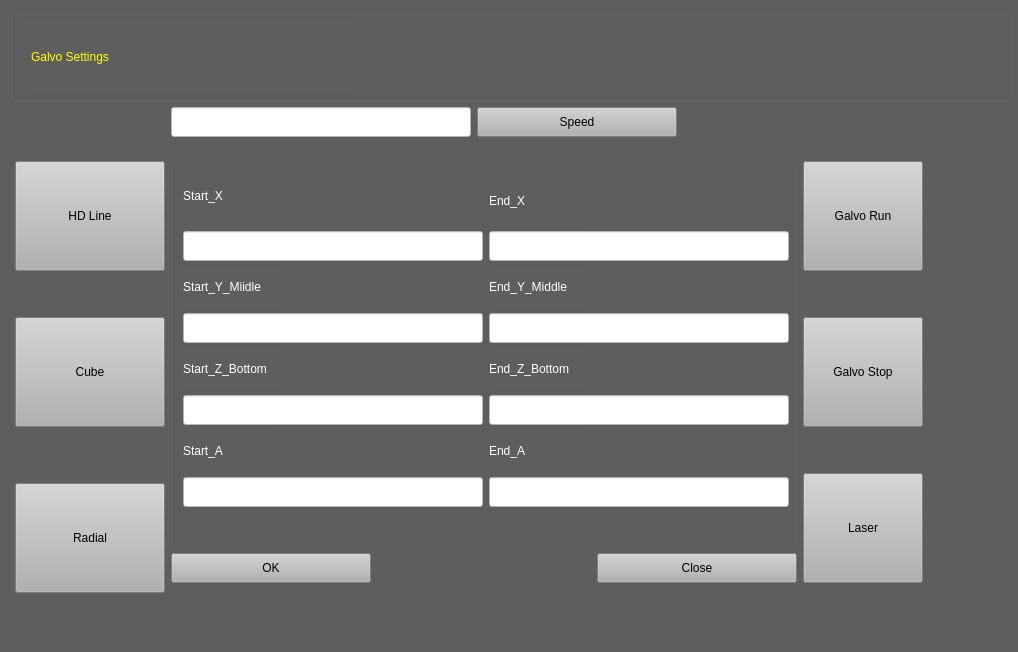
<?xml version="1.0" encoding="UTF-8"?>
<ui version="4.0">
 <class>galvo</class>
 <widget class="QWidget" name="galvo">
  <property name="geometry">
   <rect>
    <x>0</x>
    <y>0</y>
    <width>1018</width>
    <height>652</height>
   </rect>
  </property>
  <property name="minimumSize">
   <size>
    <width>1018</width>
    <height>652</height>
   </size>
  </property>
  <property name="maximumSize">
   <size>
    <width>1018</width>
    <height>652</height>
   </size>
  </property>
  <property name="windowTitle">
   <string>Form</string>
  </property>
  <property name="styleSheet">
   <string notr="true">background-color: rgb(94, 94, 94);</string>
  </property>
  <layout class="QGridLayout" name="gridLayout_3">
   <item row="1" column="1">
    <layout class="QGridLayout" name="gridLayout_6">
     <item row="0" column="0">
      <spacer name="verticalSpacer_11">
       <property name="orientation">
        <enum>Qt::Vertical</enum>
       </property>
       <property name="sizeHint" stdset="0">
        <size>
         <width>20</width>
         <height>40</height>
        </size>
       </property>
      </spacer>
     </item>
     <item row="1" column="1">
      <widget class="QPushButton" name="pushButton_Speed_2">
       <property name="enabled">
        <bool>true</bool>
       </property>
       <property name="minimumSize">
        <size>
         <width>200</width>
         <height>30</height>
        </size>
       </property>
       <property name="maximumSize">
        <size>
         <width>200</width>
         <height>30</height>
        </size>
       </property>
       <property name="styleSheet">
        <string notr="true">font: 75 14pt &quot;Times New Roman&quot;;
background-color: rgb(177, 177, 177);</string>
       </property>
       <property name="text">
        <string>Speed</string>
       </property>
      </widget>
     </item>
     <item row="1" column="2">
      <spacer name="horizontalSpacer_18">
       <property name="orientation">
        <enum>Qt::Horizontal</enum>
       </property>
       <property name="sizeHint" stdset="0">
        <size>
         <width>40</width>
         <height>20</height>
        </size>
       </property>
      </spacer>
     </item>
     <item row="1" column="0">
      <widget class="QLineEdit" name="lineEdit_12">
       <property name="minimumSize">
        <size>
         <width>300</width>
         <height>30</height>
        </size>
       </property>
       <property name="maximumSize">
        <size>
         <width>300</width>
         <height>30</height>
        </size>
       </property>
       <property name="styleSheet">
        <string notr="true">background-color: rgb(255, 255, 255);</string>
       </property>
       <property name="echoMode">
        <enum>QLineEdit::Normal</enum>
       </property>
      </widget>
     </item>
    </layout>
   </item>
   <item row="2" column="1">
    <spacer name="verticalSpacer_3">
     <property name="orientation">
      <enum>Qt::Vertical</enum>
     </property>
     <property name="sizeHint" stdset="0">
      <size>
       <width>20</width>
       <height>76</height>
      </size>
     </property>
    </spacer>
   </item>
   <item row="3" column="0" rowspan="2">
    <layout class="QGridLayout" name="gridLayout">
     <item row="0" column="1" colspan="2">
      <widget class="QPushButton" name="pushButton_HDLine">
       <property name="minimumSize">
        <size>
         <width>150</width>
         <height>110</height>
        </size>
       </property>
       <property name="maximumSize">
        <size>
         <width>100</width>
         <height>110</height>
        </size>
       </property>
       <property name="styleSheet">
        <string notr="true">font: 75 14pt &quot;Times New Roman&quot;;
background-color: rgb(177, 177, 177);</string>
       </property>
       <property name="text">
        <string>HD Line</string>
       </property>
      </widget>
     </item>
     <item row="4" column="1" colspan="2">
      <widget class="QPushButton" name="pushButton_Radial">
       <property name="minimumSize">
        <size>
         <width>150</width>
         <height>110</height>
        </size>
       </property>
       <property name="maximumSize">
        <size>
         <width>80</width>
         <height>90</height>
        </size>
       </property>
       <property name="styleSheet">
        <string notr="true">font: 75 14pt &quot;Times New Roman&quot;;
background-color: rgb(177, 177, 177);</string>
       </property>
       <property name="text">
        <string>Radial</string>
       </property>
      </widget>
     </item>
     <item row="3" column="1">
      <spacer name="verticalSpacer_13">
       <property name="orientation">
        <enum>Qt::Vertical</enum>
       </property>
       <property name="sizeType">
        <enum>QSizePolicy::Minimum</enum>
       </property>
       <property name="sizeHint" stdset="0">
        <size>
         <width>20</width>
         <height>40</height>
        </size>
       </property>
      </spacer>
     </item>
     <item row="1" column="2">
      <spacer name="verticalSpacer_14">
       <property name="orientation">
        <enum>Qt::Vertical</enum>
       </property>
       <property name="sizeType">
        <enum>QSizePolicy::Minimum</enum>
       </property>
       <property name="sizeHint" stdset="0">
        <size>
         <width>20</width>
         <height>40</height>
        </size>
       </property>
      </spacer>
     </item>
     <item row="2" column="1" colspan="2">
      <widget class="QPushButton" name="pushButton_Cube">
       <property name="minimumSize">
        <size>
         <width>150</width>
         <height>110</height>
        </size>
       </property>
       <property name="maximumSize">
        <size>
         <width>100</width>
         <height>110</height>
        </size>
       </property>
       <property name="styleSheet">
        <string notr="true">font: 75 14pt &quot;Times New Roman&quot;;
background-color: rgb(177, 177, 177);</string>
       </property>
       <property name="text">
        <string>Cube</string>
       </property>
      </widget>
     </item>
     <item row="0" column="0">
      <spacer name="horizontalSpacer">
       <property name="orientation">
        <enum>Qt::Horizontal</enum>
       </property>
       <property name="sizeHint" stdset="0">
        <size>
         <width>40</width>
         <height>20</height>
        </size>
       </property>
      </spacer>
     </item>
    </layout>
   </item>
   <item row="4" column="1">
    <layout class="QHBoxLayout" name="horizontalLayout">
     <item>
      <widget class="QPushButton" name="pushButton_ok">
       <property name="minimumSize">
        <size>
         <width>200</width>
         <height>30</height>
        </size>
       </property>
       <property name="maximumSize">
        <size>
         <width>150</width>
         <height>30</height>
        </size>
       </property>
       <property name="styleSheet">
        <string notr="true">font: 75 14pt &quot;Times New Roman&quot;;
background-color: rgb(177, 177, 177);</string>
       </property>
       <property name="text">
        <string>OK</string>
       </property>
      </widget>
     </item>
     <item>
      <spacer name="horizontalSpacer_2">
       <property name="orientation">
        <enum>Qt::Horizontal</enum>
       </property>
       <property name="sizeHint" stdset="0">
        <size>
         <width>40</width>
         <height>20</height>
        </size>
       </property>
      </spacer>
     </item>
     <item>
      <widget class="QPushButton" name="pushButton_Close">
       <property name="minimumSize">
        <size>
         <width>200</width>
         <height>30</height>
        </size>
       </property>
       <property name="maximumSize">
        <size>
         <width>150</width>
         <height>30</height>
        </size>
       </property>
       <property name="styleSheet">
        <string notr="true">font: 75 14pt &quot;Times New Roman&quot;;
background-color: rgb(177, 177, 177);</string>
       </property>
       <property name="text">
        <string>Close</string>
       </property>
      </widget>
     </item>
    </layout>
   </item>
   <item row="6" column="1">
    <spacer name="verticalSpacer_5">
     <property name="orientation">
      <enum>Qt::Vertical</enum>
     </property>
     <property name="sizeType">
      <enum>QSizePolicy::MinimumExpanding</enum>
     </property>
     <property name="sizeHint" stdset="0">
      <size>
       <width>20</width>
       <height>40</height>
      </size>
     </property>
    </spacer>
   </item>
   <item row="0" column="0" colspan="3">
    <widget class="QGroupBox" name="groupBox_2">
     <property name="minimumSize">
      <size>
       <width>1000</width>
       <height>90</height>
      </size>
     </property>
     <property name="maximumSize">
      <size>
       <width>1000</width>
       <height>90</height>
      </size>
     </property>
     <property name="title">
      <string/>
     </property>
     <property name="flat">
      <bool>false</bool>
     </property>
     <widget class="QLabel" name="label_8">
      <property name="geometry">
       <rect>
        <x>20</x>
        <y>10</y>
        <width>321</width>
        <height>71</height>
       </rect>
      </property>
      <property name="styleSheet">
       <string notr="true">font: 75 36pt &quot;Times New Roman&quot;;
color: rgb(255, 255, 0);</string>
      </property>
      <property name="text">
       <string>Galvo Settings</string>
      </property>
     </widget>
    </widget>
   </item>
   <item row="5" column="1">
    <spacer name="verticalSpacer_4">
     <property name="orientation">
      <enum>Qt::Vertical</enum>
     </property>
     <property name="sizeHint" stdset="0">
      <size>
       <width>20</width>
       <height>76</height>
      </size>
     </property>
    </spacer>
   </item>
   <item row="3" column="2" rowspan="2">
    <layout class="QGridLayout" name="gridLayout_2">
     <item row="2" column="0">
      <spacer name="verticalSpacer">
       <property name="orientation">
        <enum>Qt::Vertical</enum>
       </property>
       <property name="sizeType">
        <enum>QSizePolicy::MinimumExpanding</enum>
       </property>
       <property name="sizeHint" stdset="0">
        <size>
         <width>20</width>
         <height>40</height>
        </size>
       </property>
      </spacer>
     </item>
     <item row="0" column="1">
      <spacer name="horizontalSpacer_3">
       <property name="orientation">
        <enum>Qt::Horizontal</enum>
       </property>
       <property name="sizeHint" stdset="0">
        <size>
         <width>40</width>
         <height>20</height>
        </size>
       </property>
      </spacer>
     </item>
     <item row="0" column="2">
      <spacer name="horizontalSpacer_4">
       <property name="orientation">
        <enum>Qt::Horizontal</enum>
       </property>
       <property name="sizeHint" stdset="0">
        <size>
         <width>40</width>
         <height>20</height>
        </size>
       </property>
      </spacer>
     </item>
     <item row="3" column="0">
      <widget class="QPushButton" name="pushButton_Stop">
       <property name="minimumSize">
        <size>
         <width>120</width>
         <height>110</height>
        </size>
       </property>
       <property name="maximumSize">
        <size>
         <width>120</width>
         <height>110</height>
        </size>
       </property>
       <property name="styleSheet">
        <string notr="true">
font: 75 14pt &quot;Times New Roman&quot;;
background-color: rgb(177, 177, 177);</string>
       </property>
       <property name="text">
        <string>Galvo Stop</string>
       </property>
      </widget>
     </item>
     <item row="0" column="0">
      <widget class="QPushButton" name="pushButton_Run">
       <property name="minimumSize">
        <size>
         <width>120</width>
         <height>110</height>
        </size>
       </property>
       <property name="maximumSize">
        <size>
         <width>120</width>
         <height>110</height>
        </size>
       </property>
       <property name="styleSheet">
        <string notr="true">font: 75 14pt &quot;Times New Roman&quot;;
background-color: rgb(177, 177, 177);</string>
       </property>
       <property name="text">
        <string>Galvo Run</string>
       </property>
      </widget>
     </item>
     <item row="4" column="0">
      <spacer name="verticalSpacer_2">
       <property name="orientation">
        <enum>Qt::Vertical</enum>
       </property>
       <property name="sizeType">
        <enum>QSizePolicy::MinimumExpanding</enum>
       </property>
       <property name="sizeHint" stdset="0">
        <size>
         <width>20</width>
         <height>40</height>
        </size>
       </property>
      </spacer>
     </item>
     <item row="5" column="0">
      <widget class="QPushButton" name="pushButton_Laser">
       <property name="minimumSize">
        <size>
         <width>120</width>
         <height>110</height>
        </size>
       </property>
       <property name="maximumSize">
        <size>
         <width>120</width>
         <height>110</height>
        </size>
       </property>
       <property name="styleSheet">
        <string notr="true">
font: 75 14pt &quot;Times New Roman&quot;;
background-color: rgb(177, 177, 177);</string>
       </property>
       <property name="text">
        <string>Laser</string>
       </property>
      </widget>
     </item>
     <item row="0" column="3">
      <spacer name="horizontalSpacer_5">
       <property name="orientation">
        <enum>Qt::Horizontal</enum>
       </property>
       <property name="sizeHint" stdset="0">
        <size>
         <width>40</width>
         <height>20</height>
        </size>
       </property>
      </spacer>
     </item>
    </layout>
   </item>
   <item row="3" column="1">
    <widget class="QGroupBox" name="groupBox">
     <layout class="QFormLayout" name="formLayout">
      <property name="fieldGrowthPolicy">
       <enum>QFormLayout::AllNonFixedFieldsGrow</enum>
      </property>
      <item row="0" column="0">
       <widget class="QLabel" name="label_5">
        <property name="minimumSize">
         <size>
          <width>90</width>
          <height>40</height>
         </size>
        </property>
        <property name="maximumSize">
         <size>
          <width>90</width>
          <height>40</height>
         </size>
        </property>
        <property name="styleSheet">
         <string notr="true">color: rgb(255, 255, 255);
font: 75 12pt &quot;Times New Roman&quot;;</string>
        </property>
        <property name="text">
         <string>Start_X</string>
        </property>
       </widget>
      </item>
      <item row="0" column="1">
       <widget class="QLabel" name="label_6">
        <property name="minimumSize">
         <size>
          <width>90</width>
          <height>49</height>
         </size>
        </property>
        <property name="maximumSize">
         <size>
          <width>90</width>
          <height>40</height>
         </size>
        </property>
        <property name="styleSheet">
         <string notr="true">color: rgb(255, 255, 255);
font: 75 12pt &quot;Times New Roman&quot;;</string>
        </property>
        <property name="text">
         <string>End_X</string>
        </property>
       </widget>
      </item>
      <item row="1" column="0">
       <widget class="QLineEdit" name="lineEdit_Start_X">
        <property name="minimumSize">
         <size>
          <width>300</width>
          <height>30</height>
         </size>
        </property>
        <property name="maximumSize">
         <size>
          <width>300</width>
          <height>30</height>
         </size>
        </property>
        <property name="styleSheet">
         <string notr="true">background-color: rgb(255, 255, 255);
</string>
        </property>
        <property name="text">
         <string/>
        </property>
       </widget>
      </item>
      <item row="1" column="1">
       <widget class="QLineEdit" name="lineEdit_End_X">
        <property name="minimumSize">
         <size>
          <width>300</width>
          <height>30</height>
         </size>
        </property>
        <property name="maximumSize">
         <size>
          <width>300</width>
          <height>30</height>
         </size>
        </property>
        <property name="styleSheet">
         <string notr="true">background-color: rgb(255, 255, 255);</string>
        </property>
       </widget>
      </item>
      <item row="2" column="0">
       <widget class="QLabel" name="label_32">
        <property name="minimumSize">
         <size>
          <width>100</width>
          <height>40</height>
         </size>
        </property>
        <property name="maximumSize">
         <size>
          <width>100</width>
          <height>40</height>
         </size>
        </property>
        <property name="styleSheet">
         <string notr="true">color: rgb(255, 255, 255);
font: 75 12pt &quot;Times New Roman&quot;;</string>
        </property>
        <property name="text">
         <string>Start_Y_Miidle</string>
        </property>
       </widget>
      </item>
      <item row="2" column="1">
       <widget class="QLabel" name="label_7">
        <property name="minimumSize">
         <size>
          <width>100</width>
          <height>40</height>
         </size>
        </property>
        <property name="maximumSize">
         <size>
          <width>100</width>
          <height>31</height>
         </size>
        </property>
        <property name="styleSheet">
         <string notr="true">color: rgb(255, 255, 255);
font: 75 12pt &quot;Times New Roman&quot;;</string>
        </property>
        <property name="text">
         <string>End_Y_Middle</string>
        </property>
       </widget>
      </item>
      <item row="3" column="0">
       <widget class="QLineEdit" name="lineEdit_Start_Y">
        <property name="minimumSize">
         <size>
          <width>300</width>
          <height>30</height>
         </size>
        </property>
        <property name="maximumSize">
         <size>
          <width>300</width>
          <height>30</height>
         </size>
        </property>
        <property name="styleSheet">
         <string notr="true">background-color: rgb(255, 255, 255);</string>
        </property>
       </widget>
      </item>
      <item row="3" column="1">
       <widget class="QLineEdit" name="lineEdit_End_Y">
        <property name="minimumSize">
         <size>
          <width>300</width>
          <height>30</height>
         </size>
        </property>
        <property name="maximumSize">
         <size>
          <width>300</width>
          <height>30</height>
         </size>
        </property>
        <property name="styleSheet">
         <string notr="true">background-color: rgb(255, 255, 255);</string>
        </property>
       </widget>
      </item>
      <item row="4" column="0">
       <widget class="QLabel" name="label_15">
        <property name="minimumSize">
         <size>
          <width>100</width>
          <height>40</height>
         </size>
        </property>
        <property name="maximumSize">
         <size>
          <width>100</width>
          <height>40</height>
         </size>
        </property>
        <property name="styleSheet">
         <string notr="true">color: rgb(255, 255, 255);
font: 75 12pt &quot;Times New Roman&quot;;</string>
        </property>
        <property name="text">
         <string>Start_Z_Bottom</string>
        </property>
       </widget>
      </item>
      <item row="4" column="1">
       <widget class="QLabel" name="label_33">
        <property name="minimumSize">
         <size>
          <width>100</width>
          <height>40</height>
         </size>
        </property>
        <property name="maximumSize">
         <size>
          <width>100</width>
          <height>40</height>
         </size>
        </property>
        <property name="styleSheet">
         <string notr="true">color: rgb(255, 255, 255);
font: 75 12pt &quot;Times New Roman&quot;;</string>
        </property>
        <property name="text">
         <string>End_Z_Bottom</string>
        </property>
       </widget>
      </item>
      <item row="5" column="0">
       <widget class="QLineEdit" name="lineEdit_Start_Z">
        <property name="minimumSize">
         <size>
          <width>300</width>
          <height>30</height>
         </size>
        </property>
        <property name="maximumSize">
         <size>
          <width>300</width>
          <height>30</height>
         </size>
        </property>
        <property name="styleSheet">
         <string notr="true">background-color: rgb(255, 255, 255);</string>
        </property>
       </widget>
      </item>
      <item row="5" column="1">
       <widget class="QLineEdit" name="lineEdit_End_Z">
        <property name="minimumSize">
         <size>
          <width>300</width>
          <height>30</height>
         </size>
        </property>
        <property name="maximumSize">
         <size>
          <width>300</width>
          <height>30</height>
         </size>
        </property>
        <property name="styleSheet">
         <string notr="true">background-color: rgb(255, 255, 255);</string>
        </property>
       </widget>
      </item>
      <item row="6" column="0">
       <widget class="QLabel" name="label_35">
        <property name="minimumSize">
         <size>
          <width>90</width>
          <height>40</height>
         </size>
        </property>
        <property name="maximumSize">
         <size>
          <width>90</width>
          <height>40</height>
         </size>
        </property>
        <property name="styleSheet">
         <string notr="true">color: rgb(255, 255, 255);
font: 75 12pt &quot;Times New Roman&quot;;</string>
        </property>
        <property name="text">
         <string>Start_A</string>
        </property>
       </widget>
      </item>
      <item row="6" column="1">
       <widget class="QLabel" name="label_34">
        <property name="minimumSize">
         <size>
          <width>90</width>
          <height>40</height>
         </size>
        </property>
        <property name="maximumSize">
         <size>
          <width>90</width>
          <height>40</height>
         </size>
        </property>
        <property name="styleSheet">
         <string notr="true">color: rgb(255, 255, 255);
font: 75 12pt &quot;Times New Roman&quot;;</string>
        </property>
        <property name="text">
         <string>End_A</string>
        </property>
       </widget>
      </item>
      <item row="7" column="0">
       <widget class="QLineEdit" name="lineEdit_Start_A">
        <property name="minimumSize">
         <size>
          <width>300</width>
          <height>30</height>
         </size>
        </property>
        <property name="maximumSize">
         <size>
          <width>300</width>
          <height>30</height>
         </size>
        </property>
        <property name="styleSheet">
         <string notr="true">background-color: rgb(255, 255, 255);</string>
        </property>
       </widget>
      </item>
      <item row="7" column="1">
       <widget class="QLineEdit" name="lineEdit_End_A">
        <property name="minimumSize">
         <size>
          <width>300</width>
          <height>30</height>
         </size>
        </property>
        <property name="maximumSize">
         <size>
          <width>300</width>
          <height>30</height>
         </size>
        </property>
        <property name="styleSheet">
         <string notr="true">background-color: rgb(255, 255, 255);</string>
        </property>
       </widget>
      </item>
     </layout>
    </widget>
   </item>
  </layout>
 </widget>
 <resources/>
 <connections/>
</ui>
